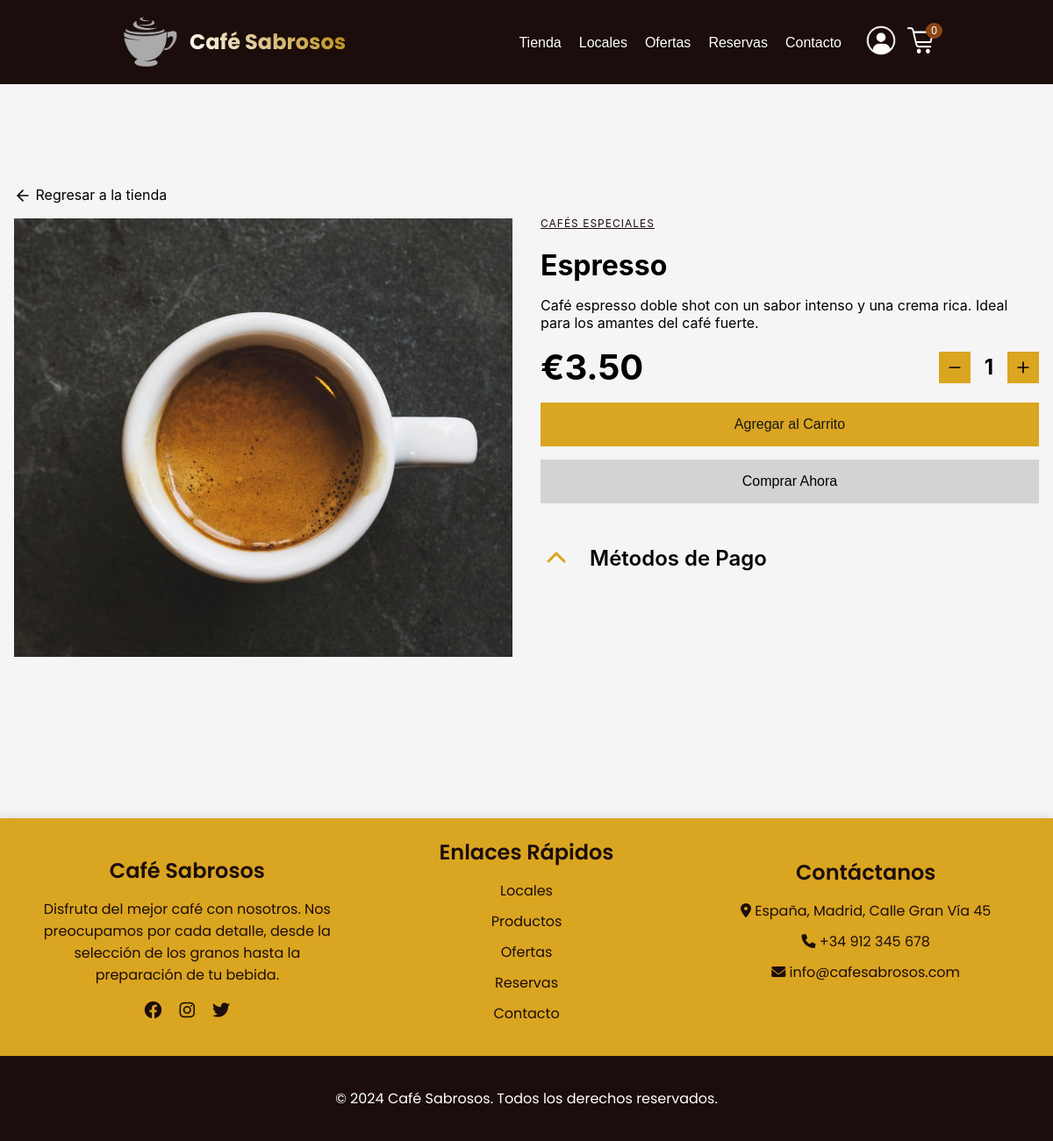
The app's page /public/productos.php?id=15 with its own data.
### tables this page shows
CREATE TABLE `producto` (
  `idProducto` int NOT NULL AUTO_INCREMENT,
  `imagen` varchar(255) DEFAULT NULL,
  `nombre` varchar(50) NOT NULL,
  `stock` int NOT NULL,
  `descripcion` text,
  `precio` decimal(10,2) NOT NULL,
  `idCategoria` int NOT NULL,
  PRIMARY KEY (`idProducto`),
  KEY `idx_categoria` (`idCategoria`),
  CONSTRAINT `producto_fk_categoria` FOREIGN KEY (`idCategoria`) REFERENCES `categoria` (`idCategoria`)
);

CREATE TABLE `categoria` (
  `idCategoria` int NOT NULL AUTO_INCREMENT,
  `nombre` varchar(30) NOT NULL,
  PRIMARY KEY (`idCategoria`)
);

### public/productos.php (the view, shortened to what this page needs)
<?php
try {
    $conn = getDbConnection();
    $conn->set_charset('utf8mb4');
    $id_producto = isset($_GET['id']) ? (int)$_GET['id'] : 0;
    $query = $conn->prepare('SELECT * FROM producto WHERE idProducto = ?');
    $query->bind_param('i', $id_producto);
    $query->execute();
    $result = $query->get_result();
    $producto = $result->fetch_assoc();
    $idCategoria = $producto['idCategoria'];
    $queryCategoria = $conn->prepare('SELECT nombre FROM categoria WHERE idCategoria = ?');
    $queryCategoria->bind_param('i', $idCategoria);
    $queryCategoria->execute();
    $resultCategoria = $queryCategoria->get_result();
    $categoria = $resultCategoria->fetch_assoc();
} catch (Exception $e) {
    http_response_code(500);
    echo "Error: " . $e->getMessage();
    exit;
}
?>
<!DOCTYPE html>
<html lang="es">
<head>
    <link rel="stylesheet" href="https://cdnjs.cloudflare.com/ajax/libs/font-awesome/6.0.0-beta3/css/all.min.css">
    <link rel="stylesheet" href="assets/css/productos.css">
    <link rel="stylesheet" href="assets/css/nav.css">
    <link rel="stylesheet" href="assets/css/footer.css">
</head>
<body>
    <header>
        <?php include 'templates/nav.php'; ?>
    </header>
    <div class="container">
        <div class="grid">
            <div class="product-container">
                <div class="back-link">
                    <a href="tienda.php#main-category" class="text-primary" id="back-to-store">
                        <svg class="icon" xmlns="http://www.w3.org/2000/svg" width="24" height="24" viewBox="0 0 24 24" fill="none" stroke="currentColor" stroke-width="2" stroke-linecap="round" stroke-linejoin="round">
                            <path d="m12 19-7-7 7-7"></path>
                            <path d="M19 12H5"></path>
                        </svg>
                        Regresar a la tienda
                    </a>
                </div>
                <div class="product-image-container">
                    <img src="<?= htmlspecialchars($producto['imagen']) ?>" alt="<?= htmlspecialchars($producto['nombre']) ?>" class="product-image">
                </div>
            </div>
            <div class="details-grid">
                <div>
                    <p class="product-category"><?= htmlspecialchars($categoria['nombre']) ?></p>
                    <h1 class="product-title"><?= htmlspecialchars($producto['nombre']) ?></h1>
                    <p class="product-description"><?= htmlspecialchars($producto['descripcion']) ?></p>
                </div>
                <div class="price-container">
                    <div class="product-price">€<?= number_format($producto['precio'], 2) ?></div>
                    <div class="quantity-control">
                        <button class="btn-outline">
                            <svg class="icon" xmlns="http://www.w3.org/2000/svg" width="24" height="24" viewBox="0 0 24 24" fill="none" stroke="currentColor" stroke-width="2" stroke-linecap="round" stroke-linejoin="round">
                                <path d="M5 12h14"></path>
                            </svg>
                        </button>
                        <div class="quantity">1</div>
                        <button class="btn-outline">
                            <svg class="icon" xmlns="http://www.w3.org/2000/svg" width="24" height="24" viewBox="0 0 24 24" fill="none" stroke="currentColor" stroke-width="2" stroke-linecap="round" stroke-linejoin="round">
                                <path d="M5 12h14"></path>
                                <path d="M12 5v14"></path>
                            </svg>
                        </button>
                    </div>
                </div>
                <div class="action-buttons">
                    <button class="btn-lg">Agregar al Carrito</button>
                    <button class="btn-lg btn-outline">Comprar Ahora</button>
                </div>
                <div class="card">
                    <div class="header">
                        <button class="back-button">
                            <i class="fas fa-chevron-left icon"></i>
                        </button>
                        <h3 id="toggle-title">Métodos de Pago</h3>
                    </div>
                    <div class="content">
                    </div>
                </div>
            </div>
        </div>
    </div>
    <?php include 'templates/footer.php'; ?>
</body>
</html>

### public/assets/css/productos.css (style rules this page uses)
* { box-sizing: border-box; }
html, body { height: 100%; margin: 0; font-family: 'Roboto', sans-serif; display: flex; flex-direction: column; background-color: #f5f5f5; }
body { background-color: var(--background); color: var(--foreground); font-family: 'Inter', sans-serif; margin: 0; padding: 0; }
.container { width: 100%; max-width: 1200px; margin: 100px auto 100px auto; padding: 16px; }
.grid { display: grid; grid-template-columns: 1fr; gap: 32px; }
@media (min-width: 768px) { .grid { grid-template-columns: repeat(2, 1fr); } }
.back-link { margin-bottom: 16px; display: ruby; }
.back-link a { color: var(--primary); text-decoration: none; }
.icon { width: 20px; height: 20px; vertical-align: middle; }
.product-container { display: flex; flex-direction: column; justify-content: space-between; }
.product-image-container { flex: 1; display: flex; }
.product-image { width: 100%; height: 500px; object-fit: cover; border-radius: var(--radius); }
.details-grid { display: flex; flex-direction: column; justify-content: space-between; }
.product-category { margin-top: 35px; font-size: 12px; text-decoration: underline; margin-bottom: 8px; color: #1B0C0A; text-transform: uppercase; letter-spacing: 1px; }
.product-title { font-size: 2rem; font-weight: bold; margin-bottom: 8px; }
.product-description { color: var(--muted-foreground); }
.price-container { display: flex; align-items: center; justify-content: space-between; }
.product-price { font-size: 2.5rem; font-weight: bold; }
.quantity-control { display: flex; align-items: center; gap: 16px; }
.quantity { font-size: 1.5rem; font-weight: bold; }
.btn-outline { border: 1px solid var(--border); padding: 8px; border-radius: var(--radius); cursor: pointer; background-color: #DAA520; }
.btn-lg { padding: 16px; font-size: 1rem; background-color: #daa520; color: #181818; border-radius: var(--radius); cursor: pointer; border: none; }
.btn-lg.btn-outline { background-color: lightgrey; color: var(--primary); border: 1px solid var(--border); }
.action-buttons { display: grid; gap: 15px; margin-top: 2vh; }
.card { border-radius: var(--radius); color: var(--card-foreground); width: 100%; overflow: hidden; }
.header { display: flex; align-items: center; padding: 1.5rem; padding-bottom: 0; padding-left: 0; }
.back-button { display: inline-flex; align-items: center; justify-content: center; width: 2.5rem; height: 2.5rem; border-radius: var(--radius); text-align: center; font-size: 0.875rem; font-weight: 500; transition: background-color 0.2s, color 0.2s; border: none; background: transparent; color: var(--foreground); margin-right: 1rem; transform: rotate(90deg); }
.icon { font-size: 1.5rem; transition: transform 0.5s ease; }
h3 { font-size: 1.5rem; font-weight: 600; line-height: 1.25; cursor: pointer; transition: color 0.2s; }
.content { padding: 1.5rem; padding-top: 5px; }
.fa-chevron-left:before { content: "\f053"; color: #DAA520; }

### public/assets/css/nav.css (style rules this page uses)
body { margin: 0; padding: 0; overflow-x: hidden; }

### records on screen
producto: imagen (picture), nombre "Espresso", descripcion "Café espresso doble shot con un sabor intenso y una crema rica. Ideal para los amantes del café fuerte.", precio "3.50"
categoria: nombre "CAFÉS ESPECIALES"

### other values on screen
$productos_text "Tienda"
